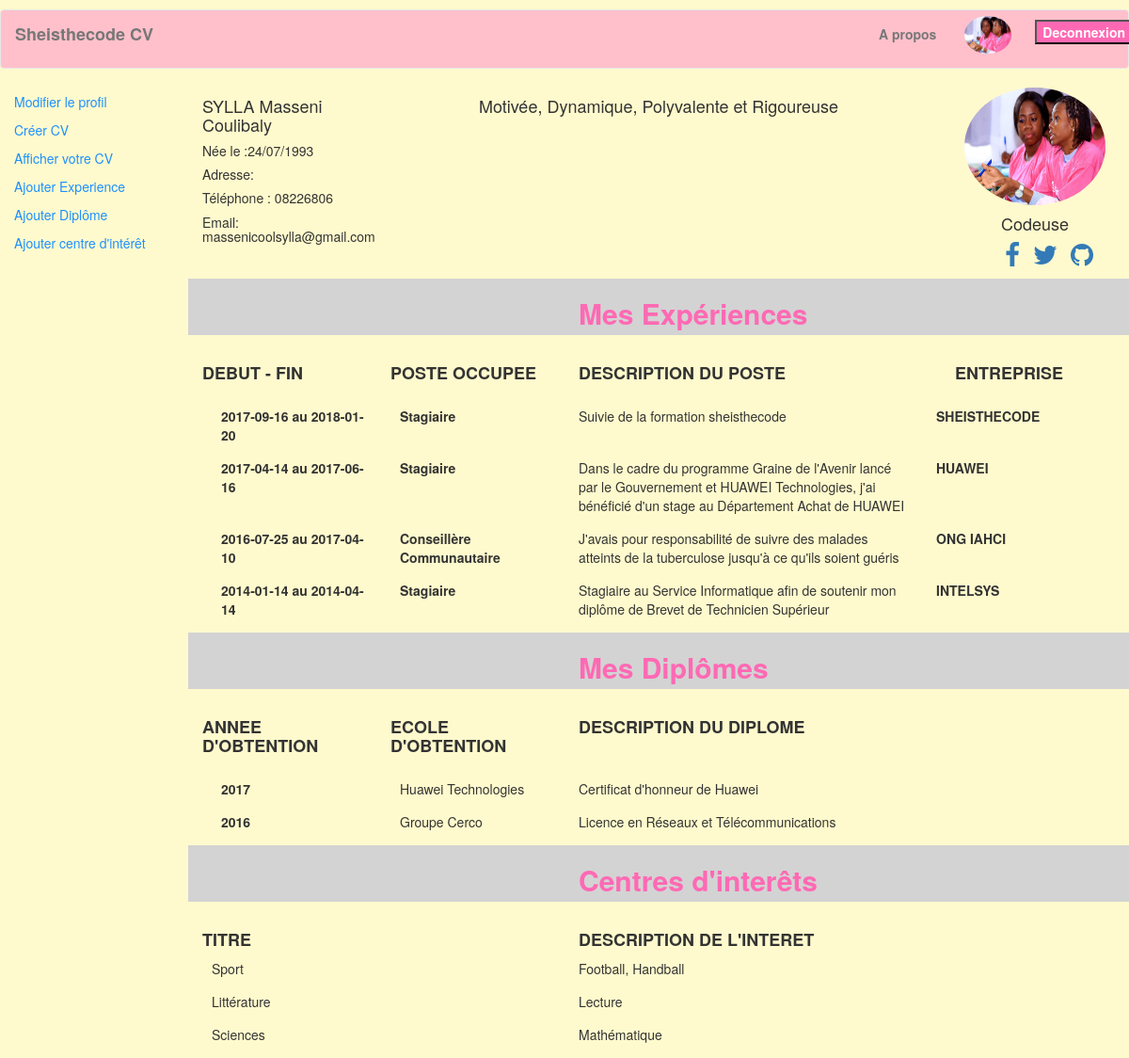
Screenshot of /dashbord.php (signed in) with the database file from the repository.
### tables this page shows
CREATE TABLE `codeuses` (
  `id` int(11) NOT NULL,
  `nom` varchar(50) NOT NULL,
  `prenoms` varchar(50) NOT NULL,
  `date_naissance` varchar(50) NOT NULL,
  `photo` varchar(50) NOT NULL,
  `specialisation` varchar(50) NOT NULL,
  `email` varchar(50) NOT NULL,
  `telephone` varchar(50) NOT NULL,
  `mdp` varchar(50) NOT NULL,
  `description` text NOT NULL
);

### dashbord.php (the view, shortened to what this page needs)
<?php include ('menu_session.php');
?>
<!DOCTYPE html>
<html>
<head>
</head>
<body style="background-color: lemonchiffon;
">
	<div class="container-fluid">
		<div class="row">
			<div class="col-sm-2 dashbord">
				<a href="profil.php">Modifier le profil</a><br>
				<a href="cv.php">Créer CV</a><br>
				<a href="dashbord.php">Afficher votre CV</a><br>
				<a href="experience.php">Ajouter Experience</a><br>
				<a href="diplome.php">Ajouter Diplôme</a><br>
				<a href="interet.php">Ajouter centre d'intérêt</a><br>
			</div>
			<?php
			if (isset($_SESSION['codeuse'])){
			$sql="SELECT * FROM codeuses
			WHERE id=".$_SESSION['codeuse'];
			$res=mysqli_query($link, $sql);
			$dataU=mysqli_fetch_array($res);
					?>
			<div class="col-sm-2">
				<h4><?php echo $dataU['nom'].' '.$dataU['prenoms']; ?></h4>
				<h5>Née le :<?php echo $dataU['date_naissance']; ?> </h5>
				<h5>Adresse: </h5>
				<h5>Téléphone : <?php echo $dataU['telephone']; ?> </h5>
				<h5>Email: <?php echo $dataU['email']; ?> </h5>
			</div>
			<div class="col-sm-6  text-center">
				<h4><?php echo $dataU['description']; ?></h4>
			</div>
			<div class="col-sm-2  text-center">
				<img src="upload/<?php echo $dataU['photo']; ?>" class="avatar">
				<h4><?php echo $dataU['specialisation']; ?></h4>
				<?php
				}
			if (isset($_SESSION['codeuse'])){
			$sql="SELECT codeuses.id, facebook, twitter, github FROM cv INNER JOIN codeuses ON codeuses.id=cv.id_codeuse
			WHERE codeuses.id=".$_SESSION['codeuse'];
			$res=mysqli_query($link, $sql);
			$dataU=mysqli_fetch_array($res);
					?>
				<ul class="list-inline fa-ul">
					<li><a href="<?php echo $dataU['facebook']; ?>"><i class="fa fa-facebook fa-2x" style=""></i></a>
					</li>
					<li><a href="<?php echo $dataU['twitter']; ?>"><i class="fa fa-twitter fa-2x" style=""></i></a>
					</li>
					<li><a href="<?php echo $dataU['github']; ?>"><i class="fa fa-github fa-2x" style=""></i></a>
					</li>
				</ul>
				<?php
			}
		?>
			</div>
		</div>
		<div class="row" style="margin-bottom: 20px;">
			<div class="col-sm-2"></div>
			<div class="col-sm-2" style="background-color: lightgrey; height: 60px;" ></div>
			<div class="col-sm-2" style="background-color: lightgrey; height: 60px;"></div>
			<div class="col-sm-4" style="background-color: lightgrey; height: 60px;"> <h2 style="color: hotpink; font-weight: bold;"> Mes Expériences</h2>
			</div>
			<div class="col-sm-2" style="background-color: lightgrey; height: 60px;"></div>
		</div>
		<div class="row">
			<div class="col-sm-2"></div>
			<div class="col-sm-2"><h4><b> DEBUT - FIN </b></h4></div>
			<div class="col-sm-2"><h4><b> POSTE OCCUPEE </b></h4></div>
			<div class="col-sm-4"> <h4><b>DESCRIPTION DU POSTE</b></h4>
			</div>
			<div class="col-sm-2"><h4><b>ENTREPRISE</b></h4></div>
		</div>
		<?php
if (isset($_SESSION['codeuse'])){
			$sql="SELECT codeuses.id, date_debut, date_fin, poste, experiences.description, entreprise FROM experiences INNER JOIN codeuses ON codeuses.id= experiences.id_codeuse WHERE codeuses.id=".$_SESSION['codeuse'];
			$res=mysqli_query($link, $sql);
			while ($dataU=mysqli_fetch_array($res)) {
					?>
		<div class="row" style="margin: 15px;">
			<div class="col-sm-2"></div>
			<div class="col-sm-2"><b>
				<?php echo $dataU['date_debut'].' au '.$dataU['date_fin']; ?></b>
			</div>
			<div class="col-sm-2"><b><?php echo $dataU['poste']; ?></b></div>
			<div class="col-sm-4"><?php echo $dataU['description']; ?></div>
			<div class="col-sm-2"><b><?php echo $dataU['entreprise']; ?></b></div>
		</div>
		<?php
			}
			}
		?>
		<div class="row" style="margin-bottom: 20px;" >
			<div class="col-sm-2"></div>
			<div class="col-sm-2" style="background-color: lightgrey; height: 60px;"></div>
			<div class="col-sm-2" style="background-color: lightgrey; height: 60px;"></div>
			<div class="col-sm-4" style="background-color: lightgrey; height: 60px;"> <h2 style="color: hotpink; font-weight: bold;">Mes Diplômes</h2>
			</div>
			<div class="col-sm-2" style="background-color: lightgrey; height: 60px;"></div>
		</div>
		<div class="row">
			<div class="col-sm-2"></div>
			<div class="col-sm-2"><h4><b> ANNEE D'OBTENTION </b></h4></div>
			<div class="col-sm-2"><h4><b> ECOLE D'OBTENTION</b></h4></div>
			<div class="col-sm-4"> <h4><b>DESCRIPTION DU DIPLOME</b></h4>
			</div>
			<div class="col-sm-2"></div>
		</div>
		<?php
if (isset($_SESSION['codeuse'])){
			$sql="SELECT codeuses.id, annee_obtention, ecole_obtention, nom_diplome FROM diplomes INNER JOIN codeuses ON codeuses.id= diplomes.id_codeuse
			WHERE codeuses.id=".$_SESSION['codeuse'];
			$res=mysqli_query($link, $sql);
			while ($dataU=mysqli_fetch_array($res)) {
					?>
		<div class="row" style="margin: 15px;">
			<div class="col-sm-2"></div>
			<div class="col-sm-2"><b><?php echo $dataU['annee_obtention']; ?></b></div>
			<div class="col-sm-2"><?php echo $dataU['ecole_obtention']; ?></div>
			<div class="col-sm-4"><?php echo $dataU['nom_diplome']; ?>
			</div>
			<div class="col-sm-2"></div>
		</div>
		<?php
			}
			}
		?>
		<div class="row" style="margin-bottom: 20px;">
			<div class="col-sm-2"></div>
			<div class="col-sm-2" style="background-color: lightgrey; height: 60px;"></div>
			<div class="col-sm-2" style="background-color: lightgrey; height: 60px;"></div>
			<div class="col-sm-4" style="background-color: lightgrey; height: 60px;"> <h2 style="color: hotpink; font-weight: bold;">Centres d'interêts</h2>
			</div>
			<div class="col-sm-2" style="background-color: lightgrey; height: 60px;"></div>
		</div>
		<div class="row">
			<div class="col-sm-2"></div>
			<div class="col-sm-2"><h4><b>TITRE</b></h4></div>
			<div class="col-sm-2"><h4></div>
			<div class="col-sm-4"> <h4><b>DESCRIPTION DE L'INTERET</b></h4>
			</div>
			<div class="col-sm-2"></div>
				<?php
if (isset($_SESSION['codeuse'])){
			$sql="SELECT codeuses.id, titre, interets.description FROM interets INNER JOIN codeuses ON codeuses.id= interets.id_codeuse
			WHERE codeuses.id=".$_SESSION['codeuse'];
			$res=mysqli_query($link, $sql);
			while ($dataU=mysqli_fetch_array($res)) {
					?>
		<div class="row" style="margin: 15px;">
			<div class="col-sm-2"></div>
			<div class="col-sm-2"><?php echo $dataU['titre']; ?></div>
			<div class="col-sm-2"></div>
			<div class="col-sm-4"><?php echo $dataU['description']; ?>
			</div>
			<div class="col-sm-2"></div>
		</div>
		<?php
			}
			}
		?>
	</div>
</body>
</html>

### menu_session.php (shortened to what this page needs)
<?php include('connect.php');
?>
<!DOCTYPE html>
<html>
<head>
	<head lang="fr">
	<link rel="stylesheet" href="css/bootstrap.css" >
	<link rel="stylesheet" href="css/font-awesome.min.css" >
	<link rel="stylesheet" href="css/styles.css" >
</head>
<body>
	<nav class=" navbar navbar-default" >
		<a class="navbar-brand" href="index.php"> Sheisthecode CV</a>
		<ul class="nav navbar-nav navbar-right">
			<li>
				<a href="">A propos</a>
			</li>
			<li>
					<?php
					if (isset($_SESSION['codeuse'])) {
					$sql="SELECT * FROM codeuses WHERE id=".$_SESSION['codeuse'];
					$req=mysqli_query($link,$sql);
					$data=mysqli_fetch_array($req);
					?>
				 	<a href="dashbord.php"><img src="upload/<?php echo $data['photo']; ?>" style="width: 50px; height: 40px; border-radius: 50%; margin-top: -9px;"></a>
				 	<?php
					}
				 ?>
			</li>
			<li>
				<form method="POST">
				<button class="btn-medium" name="deconnexion" style="margin: 10px;">Deconnexion</button>
				</form>
			</li>
		</ul>
	</nav>
</body>
</html>

### css/styles.css (style rules this page uses)
body { background-color: lemonchiffon; }
.dashbord a { text-decoration: none; color: dodgerblue; line-height: 30px; }
.navbar { background-color: pink; color: white; font-weight: bold; margin-top: 10px; }
.btn-medium { background-color: hotpink; }
.avatar { border-radius: 50%; width: 150px; height: 125px; }

### rows the page displays
codeuses: photo (picture), nom "SYLLA", prenoms "Masseni Coulibaly", date_naissance "24/07/1993", telephone "08226806", email "massenicoolsylla@gmail.com", description "Motivée, Dynamique, Polyvalente et Rigoureuse", specialisation "Codeuse"

### other values shown
$dataU['date_debut'] "2017-09-16"
$dataU['date_fin'] "2018-01-20"
$dataU['poste'] "Stagiaire"
$dataU['description'] "Suivie de la formation sheisthecode"
$dataU['entreprise'] "SHEISTHECODE"
$dataU['date_debut'] "2017-04-14"
$dataU['date_fin'] "2017-06-16"
$dataU['description'] "Dans le cadre du programme Graine de l'Avenir lancé par le Gouvernement et HUAWEI Technologies, j'ai bénéficié d'un stage au Département Achat de HUAWEI"
$dataU['entreprise'] "HUAWEI"
$dataU['date_debut'] "2016-07-25"
$dataU['date_fin'] "2017-04-10"
$dataU['poste'] "Conseillère Communautaire"
$dataU['description'] "J'avais pour responsabilité de suivre des malades atteints de la tuberculose jusqu'à ce qu'ils soient guéris"
$dataU['entreprise'] "ONG IAHCI"
$dataU['date_debut'] "2014-01-14"
